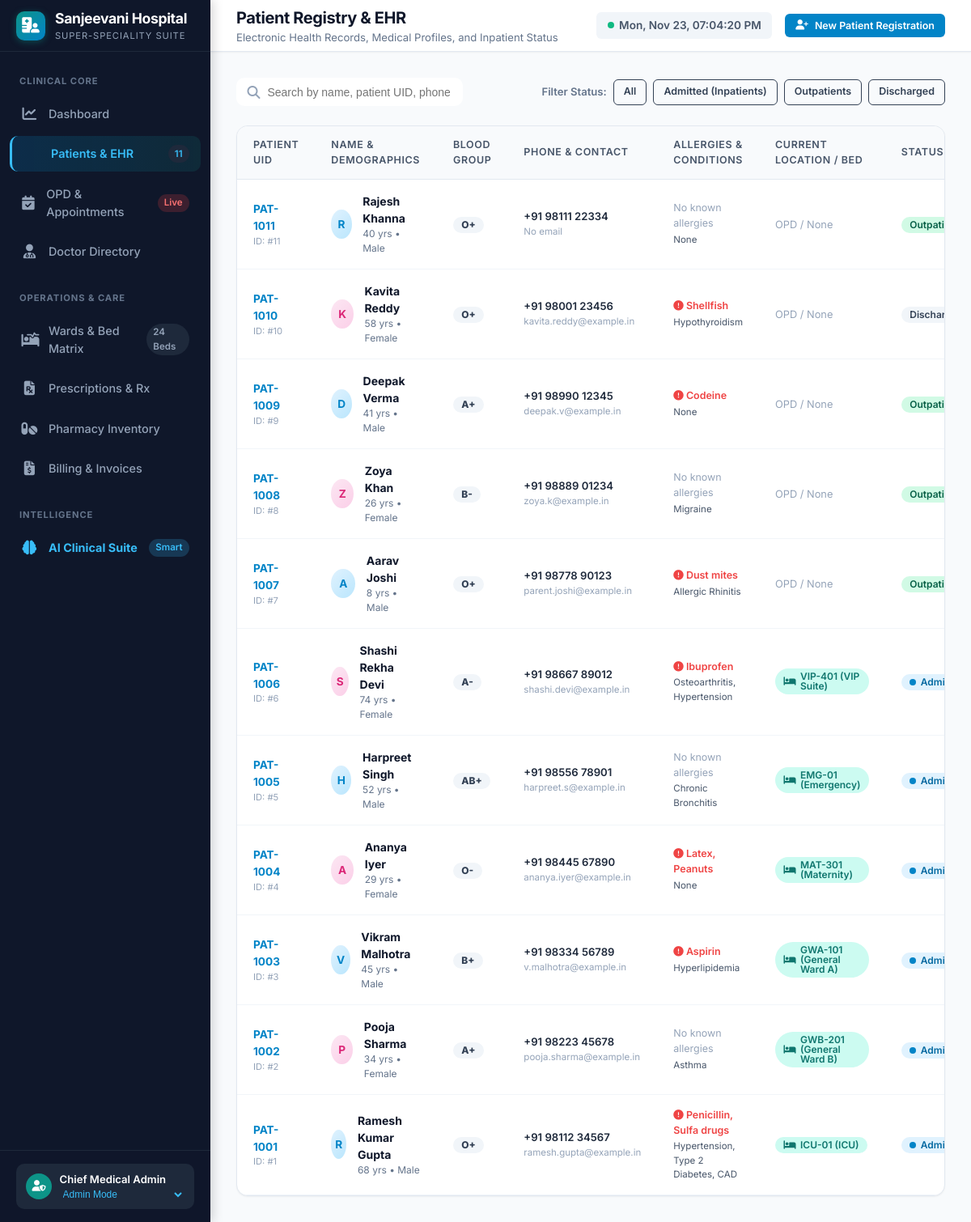
Page /patients on the committed database.
### tables this page shows
CREATE TABLE patients (
        id INTEGER PRIMARY KEY AUTOINCREMENT,
        patient_uid TEXT UNIQUE NOT NULL,
        name TEXT NOT NULL,
        age INTEGER NOT NULL,
        gender TEXT NOT NULL,
        blood_group TEXT,
        phone TEXT,
        email TEXT,
        address TEXT,
        emergency_contact_name TEXT,
        emergency_contact_phone TEXT,
        allergies TEXT,
        chronic_conditions TEXT,
        admission_status TEXT DEFAULT 'Outpatient', -- 'Outpatient', 'Admitted', 'Discharged', 'Emergency'
        bed_id INTEGER,
        created_at TIMESTAMP DEFAULT CURRENT_TIMESTAMP,
        FOREIGN KEY (bed_id) REFERENCES beds(id) ON DELETE SET NULL
    );

CREATE TABLE beds (
        id INTEGER PRIMARY KEY AUTOINCREMENT,
        bed_number TEXT UNIQUE NOT NULL,
        ward TEXT NOT NULL, -- 'ICU', 'Emergency', 'General Ward A', 'General Ward B', 'Maternity', 'VIP Suite'
        floor TEXT,
        daily_rate REAL NOT NULL,
        status TEXT DEFAULT 'Available', -- 'Available', 'Occupied', 'Maintenance', 'Cleaning'
        patient_id INTEGER,
        admitted_at TIMESTAMP,
        FOREIGN KEY (patient_id) REFERENCES patients(id) ON DELETE SET NULL
    );

### app.py (the view)
@app.get("/patients", response_class=HTMLResponse)
async def patients_page(request: Request, status: Optional[str] = None, search: Optional[str] = None):
    patients = get_all_patients(search=search or "", status_filter=status or "")
    metrics = get_dashboard_metrics()
    return templates.TemplateResponse(
        request=request,
        name="patients.html",
        context={
            "active_page": "patients",
            "patients": patients,
            "current_filter": status,
            "total_patients": metrics["total_patients"]
        }
    )

### templates/patients.html (shortened to what this page needs)
{% extends "base.html" %}
{% block page_title %}Patient Registry & EHR{% endblock %}
{% block page_subtitle %}Electronic Health Records, Medical Profiles, and Inpatient Status{% endblock %}
{% block header_actions %}
<button class="btn btn-primary btn-sm" onclick="openModal('addPatientModal')">
    <i class="fas fa-user-plus"></i> New Patient Registration
</button>
{% endblock %}
{% block content %}
<div class="filter-bar">
    <div class="search-box">
        <i class="fas fa-search"></i>
        <input type="text" id="patientSearchInput" placeholder="Search by name, patient UID, phone..." onkeyup="filterTable('patientSearchInput', 'patientsTable')">
    </div>
    <div style="display:flex; gap:0.5rem; align-items:center;">
        <span style="font-size:0.82rem; font-weight:600; color:var(--slate-500);">Filter Status:</span>
        <a href="/patients" class="btn btn-outline btn-sm {% if not current_filter or current_filter == 'All' %}btn-primary{% endif %}">All</a>
        <a href="/patients?status=Admitted" class="btn btn-outline btn-sm {% if current_filter == 'Admitted' %}btn-primary{% endif %}">Admitted (Inpatients)</a>
        <a href="/patients?status=Outpatient" class="btn btn-outline btn-sm {% if current_filter == 'Outpatient' %}btn-primary{% endif %}">Outpatients</a>
        <a href="/patients?status=Discharged" class="btn btn-outline btn-sm {% if current_filter == 'Discharged' %}btn-primary{% endif %}">Discharged</a>
    </div>
</div>
<div class="card">
    <div class="card-body" style="padding: 0;">
        <div class="table-responsive">
            <table class="clinical-table" id="patientsTable">
                <thead>
                    <tr>
                        <th>Patient UID</th>
                        <th>Name & Demographics</th>
                        <th>Blood Group</th>
                        <th>Phone & Contact</th>
                        <th>Allergies & Conditions</th>
                        <th>Current Location / Bed</th>
                        <th>Status</th>
                    </tr>
                </thead>
                <tbody>
                    {% for p in patients %}
                    <tr>
                        <td>
                            <strong style="color:var(--primary); font-size:0.85rem;">{{ p.patient_uid }}</strong>
                            <div style="font-size:0.7rem; color:var(--slate-400);">ID: #{{ p.id }}</div>
                        </td>
                        <td>
                            <div class="patient-cell">
                                <div class="avatar-sm {% if p.gender == 'Female' %}avatar-female{% endif %}">
                                    {{ p.name[:1] }}
                                </div>
                                <div>
                                    <div style="font-weight:700; color:var(--slate-900);">{{ p.name }}</div>
                                    <div style="font-size:0.75rem; color:var(--slate-500);">{{ p.age }} yrs • {{ p.gender }}</div>
                                </div>
                            </div>
                        </td>
                        <td>
                            <span class="badge badge-slate" style="font-weight:800;">{{ p.blood_group or 'N/A' }}</span>
                        </td>
                        <td>
                            <div style="font-weight:600; font-size:0.82rem;">{{ p.phone }}</div>
                            <div style="font-size:0.72rem; color:var(--slate-400);">{{ p.email or 'No email' }}</div>
                        </td>
                        <td>
                            {% if p.allergies and p.allergies != 'None' and p.allergies != 'None known' %}
                            <div style="color:var(--danger); font-weight:600; font-size:0.78rem;">
                                <i class="fas fa-exclamation-circle"></i> {{ p.allergies }}
                            </div>
                            {% else %}
                            <div style="color:var(--slate-400); font-size:0.78rem;">No known allergies</div>
                            {% endif %}
                            <div style="font-size:0.72rem; color:var(--slate-600); margin-top:2px;">{{ p.chronic_conditions or 'None' }}</div>
                        </td>
                        <td>
                            {% if p.bed_number %}
                            <span class="badge badge-teal"><i class="fas fa-bed"></i> {{ p.bed_number }} ({{ p.bed_ward }})</span>
                            {% else %}
                            <span style="color:var(--slate-400); font-size:0.8rem;">OPD / None</span>
                            {% endif %}
                        </td>
                        <td>
                            {% if p.admission_status == 'Admitted' %}
                            <span class="badge badge-primary"><span class="pulse-dot" style="background:#0284c7;"></span> Admitted</span>
                            {% elif p.admission_status == 'Emergency' %}
                            <span class="badge badge-danger">Emergency</span>
                            {% elif p.admission_status == 'Discharged' %}
                            <span class="badge badge-slate">Discharged</span>
                            {% else %}
                            <span class="badge badge-success">Outpatient</span>
                            {% endif %}
                        </td>
                    </tr>
                    {% endfor %}
                </tbody>
            </table>
        </div>
    </div>
</div>
{% endblock %}

### static/css/styles.css (style rules this page uses)
:root { --primary: #0284c7; --primary-hover: #0369a1; --primary-light: #e0f2fe; --teal: #0d9488; --teal-hover: #0f766e; --teal-light: #ccfbf1; --success: #10b981; --success-light: #d1fae5; --warning: #f59e0b; --warning-light: #fef3c7; --danger: #ef4444; --danger-light: #fee2e2; --slate-900: #0f172a; --slate-800: #1e293b; --slate-700: #334155; --slate-600: #475569; --slate-500: #64748b; --slate-400: #94a3b8; --slate-200: #e2e8f0; --slate-100: #f1f5f9; --slate-50: #f8fafc; --white: #ffffff; --font-sans: 'Inter', -apple-system, BlinkMacSystemFont, "Segoe UI", Roboto, Oxygen, Ubuntu, Cantarell, sans-serif; --sidebar-width: 260px; --header-height: 64px; --radius-sm: 6px; --radius-md: 10px; --radius-lg: 14px; --radius-xl: 20px; --shadow-sm: 0 1px 2px 0 rgba(0, 0, 0, 0.05); --shadow-md: 0 4px 6px -1px rgba(0, 0, 0, 0.1), 0 2px 4px -1px rgba(0, 0, 0, 0.06); --shadow-lg: 0 10px 15px -3px rgba(0, 0, 0, 0.1), 0 4px 6px -2px rgba(0, 0, 0, 0.05); --shadow-xl: 0 20px 25px -5px rgba(0, 0, 0, 0.1), 0 10px 10px -5px rgba(0, 0, 0, 0.04); --transition: all 0.2s cubic-bezier(0.4, 0, 0.2, 1); }
* { box-sizing: border-box; margin: 0; padding: 0; }
body { font-family: var(--font-sans); background-color: #f8fafc; color: var(--slate-800); line-height: 1.5; -webkit-font-smoothing: antialiased; min-height: 100vh; display: flex; }
.pulse-dot { width: 8px; height: 8px; border-radius: 50%; background-color: var(--success); box-shadow: 0 0 0 rgba(16, 185, 129, 0.4); animation: pulse-ring 1.8s infinite; }
.btn { display: inline-flex; align-items: center; justify-content: center; gap: 0.5rem; padding: 0.55rem 1.1rem; font-size: 0.875rem; font-weight: 600; border-radius: var(--radius-md); border: 1px solid transparent; cursor: pointer; transition: var(--transition); text-decoration: none; font-family: inherit; }
.btn-primary { background-color: var(--primary); color: white; }
.btn-outline { background-color: transparent; border-color: var(--slate-300); color: var(--slate-700); }
.btn-sm { padding: 0.35rem 0.75rem; font-size: 0.78rem; border-radius: var(--radius-sm); }
.card { background-color: var(--white); border: 1px solid var(--slate-200); border-radius: var(--radius-lg); box-shadow: var(--shadow-sm); overflow: hidden; transition: var(--transition); }
.card-body { padding: 1.5rem; }
.badge { display: inline-flex; align-items: center; gap: 0.35rem; padding: 0.25rem 0.65rem; border-radius: 999px; font-size: 0.75rem; font-weight: 600; line-height: 1; }
.badge-success { background-color: var(--success-light); color: #065f46; }
.badge-primary { background-color: var(--primary-light); color: #0369a1; }
.badge-teal { background-color: var(--teal-light); color: #0f766e; }
.badge-slate { background-color: var(--slate-100); color: var(--slate-700); }
.table-responsive { width: 100%; overflow-x: auto; }
.clinical-table { width: 100%; border-collapse: separate; border-spacing: 0; text-align: left; font-size: 0.875rem; }
.clinical-table th { background-color: var(--slate-50); color: var(--slate-600); font-weight: 600; font-size: 0.78rem; text-transform: uppercase; letter-spacing: 0.05em; padding: 0.85rem 1.25rem; border-bottom: 1px solid var(--slate-200); }
.clinical-table td { padding: 1rem 1.25rem; border-bottom: 1px solid var(--slate-100); color: var(--slate-800); vertical-align: middle; }
.patient-cell { display: flex; align-items: center; gap: 0.85rem; }
.avatar-sm { width: 36px; height: 36px; border-radius: 50%; background: linear-gradient(135deg, #e0f2fe, #bae6fd); color: var(--primary); display: flex; align-items: center; justify-content: center; font-weight: 700; font-size: 0.85rem; }
.avatar-female { background: linear-gradient(135deg, #fce7f3, #fbcfe8); color: #db2777; }
.filter-bar { display: flex; align-items: center; justify-content: space-between; flex-wrap: wrap; gap: 1rem; margin-bottom: 1.5rem; }
.search-box { position: relative; min-width: 280px; }
.search-box input { width: 100%; padding: 0.6rem 1rem 0.6rem 2.4rem; border-radius: var(--radius-md); border: 1px solid var(--slate-300); font-size: 0.875rem; outline: none; transition: var(--transition); }
.search-box i { position: absolute; left: 0.85rem; top: 50%; transform: translateY(-50%); color: var(--slate-400); }

### rows in the picture
patients: patient_uid "PAT-1011", id "11", name "R", name "Rajesh Khanna", age "40", gender "Male", blood_group "O+", phone "+91 98111 22334", email "No email", allergies "No known allergies", chronic_conditions "None", shows "OPD / None", admission_status "Outpatient"
patients: patient_uid "PAT-1010", id "10", name "K", name "Kavita Reddy", age "58", gender "Female", blood_group "O+", phone "+91 98001 23456", email "kavita.reddy@example.in", allergies "Shellfish", chronic_conditions "Hypothyroidism", shows "OPD / None", admission_status "Discharged"
patients: patient_uid "PAT-1009", id "9", name "D", name "Deepak Verma", age "41", gender "Male", blood_group "A+", phone "+91 98990 12345", email "deepak.v@example.in", allergies "Codeine", chronic_conditions "None", shows "OPD / None", admission_status "Outpatient"
patients: patient_uid "PAT-1008", id "8", name "Z", name "Zoya Khan", age "26", gender "Female", blood_group "B-", phone "+91 98889 01234", email "zoya.k@example.in", allergies "No known allergies", chronic_conditions "Migraine", shows "OPD / None", admission_status "Outpatient"
patients: patient_uid "PAT-1007", id "7", name "A", name "Aarav Joshi", age "8", gender "Male", blood_group "O+", phone "+91 98778 90123", email "parent.joshi@example.in", allergies "Dust mites", chronic_conditions "Allergic Rhinitis", shows "OPD / None", admission_status "Outpatient"
patients: patient_uid "PAT-1006", id "6", name "S", name "Shashi Rekha Devi", age "74", gender "Female", blood_group "A-", phone "+91 98667 89012", email "shashi.devi@example.in", allergies "Ibuprofen", chronic_conditions "Osteoarthritis, Hypertension", bed_number "VIP-401", bed_ward "VIP Suite", admission_status "Admitted" (drawn)
patients: patient_uid "PAT-1005", id "5", name "H", name "Harpreet Singh", age "52", gender "Male", blood_group "AB+", phone "+91 98556 78901", email "harpreet.s@example.in", allergies "No known allergies", chronic_conditions "Chronic Bronchitis", bed_number "EMG-01", bed_ward "Emergency", admission_status "Admitted" (drawn)
patients: patient_uid "PAT-1004", id "4", name "A", name "Ananya Iyer", age "29", gender "Female", blood_group "O-", phone "+91 98445 67890", email "ananya.iyer@example.in", allergies "Latex, Peanuts", chronic_conditions "None", bed_number "MAT-301", bed_ward "Maternity", admission_status "Admitted" (drawn)
patients: patient_uid "PAT-1003", id "3", name "V", name "Vikram Malhotra", age "45", gender "Male", blood_group "B+", phone "+91 98334 56789", email "v.malhotra@example.in", allergies "Aspirin", chronic_conditions "Hyperlipidemia", bed_number "GWA-101", bed_ward "General Ward A", admission_status "Admitted" (drawn)
patients: patient_uid "PAT-1002", id "2", name "P", name "Pooja Sharma", age "34", gender "Female", blood_group "A+", phone "+91 98223 45678", email "pooja.sharma@example.in", allergies "No known allergies", chronic_conditions "Asthma", bed_number "GWB-201", bed_ward "General Ward B", admission_status "Admitted" (drawn)
patients: patient_uid "PAT-1001", id "1", name "R", name "Ramesh Kumar Gupta", age "68", gender "Male", blood_group "O+", phone "+91 98112 34567", email "ramesh.gupta@example.in", allergies "Penicillin, Sulfa drugs", chronic_conditions "Hypertension, Type 2 Diabetes, CAD", bed_number "ICU-01", bed_ward "ICU", admission_status "Admitted" (drawn)

### other values in the picture
{{ total_patients or 10 }} "11"
